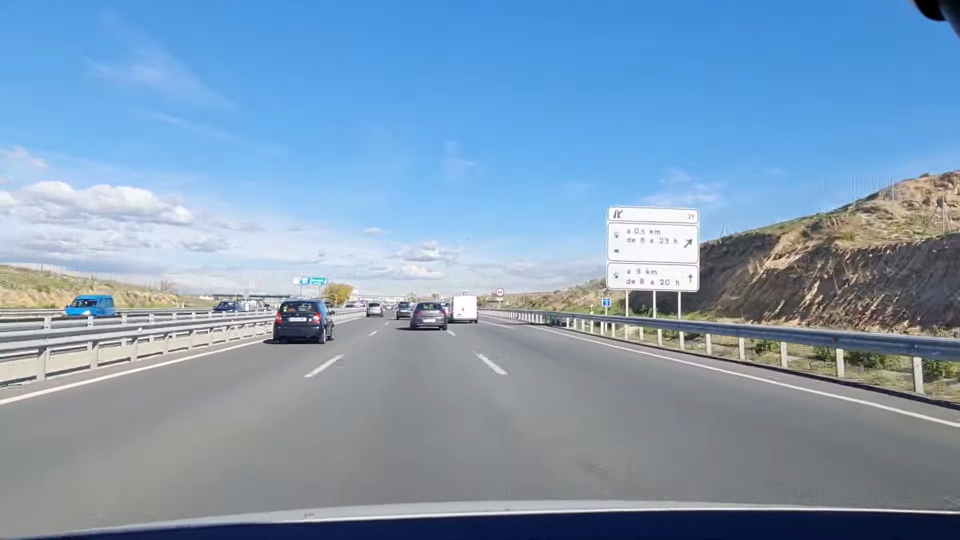
#> input picture test_detection/00000.png, 1920 x 1080 px (shown at 1/2 size)
$ python -i detector.py   (imports and definitions only)
#> lines starting #> are read from the running program, lines starting #| are printed output that depends on the picture; after the words box and inside, x2 and y2 are one past the last pixel; in counts of white or black regions, pixels touching at a corner belong together
import cv2
import numpy as np


class RoadPanelDetector:
    """
    Detects road information panels using:
    1. MSER (Maximally Stable Extremal Regions) for region detection
    2. HSV + LAB + Houghes for similarity with panel score
    3. NMS for duplicate elimination
    """

    def __init__(self):
        """Initialize the detector with optimized parameters."""

        # MSER parameters - tuned for highway panel detection
        # min_area: minimum region size in pixels
        # max_area: maximum region size in pixels
        # delta: threshold increase between MSER calculations
        self.mser = cv2.MSER_create(
            min_area=300,
            max_area=80000,
            delta=10
        )

        # Standard size for blue score computation
        self.std_w = 40
        self.std_h = 80

    def detect(self, image):
        """
        Main detection pipeline.

        Args:
            image: Input image (BGR format from OpenCV)

        Returns:
            List of detections: [[x1, y1, x2, y2, score], ...]
        """
        detections = []

        # Step 1: Preprocess image to improve quality
        image = self.preprocess_image(image)

        # Step 2: Convert to grayscale for MSER
        gray = cv2.cvtColor(image, cv2.COLOR_BGR2GRAY)

        # Step 3: Enhance contrast with CLAHE
        clahe = cv2.createCLAHE(
            clipLimit=1.5,
            tileGridSize=(8, 8)
        )
        gray = clahe.apply(gray)

        # Step 4: Detect high-contrast regions with MSER
        regions, _ = self.mser.detectRegions(gray)

        # Step 5: Convert regions to bounding boxes and filter
        candidate_boxes = []

        for region in regions:
            x, y, w, h = cv2.boundingRect(region)

            # Filter by minimum size
            if w < 30 or h < 20:
                continue

            # Filter by aspect ratio (panels are wider than tall)
            aspect_ratio = w / float(h)

            # Adjusted range based on real panel proportions
            if aspect_ratio < 0.8:
                continue

            # Expand bounding box to include white border
            # MSER detects the blue interior, we need the whole panel
            pad_x = int(w * 0.025)
            pad_y = int(h * 0.05)

            x1 = max(0, x - pad_x)
            y1 = max(0, y - pad_y)
            x2 = min(image.shape[1], x + w + pad_x)
            y2 = min(image.shape[0], y + h + pad_y)

            candidate_boxes.append((x1, y1, x2, y2))

        # Step 6: Score each candidate box
        for box in candidate_boxes:
            x1, y1, x2, y2 = box

            # Extract region from image
            crop = image[y1:y2, x1:x2]

            if crop.size == 0:
                continue

            # Compute score
            score = self.compute_score(crop)

            if score > 0.3:
                detections.append([x1, y1, x2, y2, score])

        # Step 7: Remove duplicate detections (NMS)
        detections = self.non_max_suppression(detections)

        return detections

    def compute_score(self, crop):
        """
        Computes a score representing how much the crop looks like a road panel.

        Strategy:
        1. Use HSV to detect blue
        2. Use LAB to verify white color
        3. Use Hough lines to detect panel line borders
        4. Compute final score

        Args:
            crop: Image region to analyze

        Returns:
            float: Score between 0 (not similar to a panel) and 1 (panel)
        """

        # Resize to standard size for consistent scoring
        resized = cv2.resize(crop, (self.std_w, self.std_h))

        # 1. BLUE DETECTION
        hsv = cv2.cvtColor(resized, cv2.COLOR_BGR2HSV)

        # Blue range in HSV (tight to avoid false positives)
        lower_blue = np.array([100, 130, 60])
        upper_blue = np.array([125, 255, 255])
        blue_mask = cv2.inRange(hsv, lower_blue, upper_blue)

        # Clean small holes and smooth regions
        kernel = np.ones((5, 5), np.uint8)
        blue_mask = cv2.morphologyEx(blue_mask, cv2.MORPH_CLOSE, kernel)
        blue_mask = cv2.GaussianBlur(blue_mask, (7, 7), 0)

        # Normalize to [0,1]
        blue = blue_mask.astype(np.float32) / 255.0

        # Ideal blue mask
        ideal = np.zeros((self.std_h, self.std_w), dtype=np.float32)
        ideal[3:-3, 3:-3] = 1.0
        ideal[12:-12, 12:-12] = 0.7
        ideal[20:-20, 20:-20] = 0.4

        blue_score = np.sum(blue * ideal) / (np.sum(ideal) + 1e-6)

        # 2. WHITE DETECTION (LAB)
        lab = cv2.cvtColor(resized, cv2.COLOR_BGR2LAB)

        L = lab[:, :, 0]
        A = lab[:, :, 1]
        B = lab[:, :, 2]

        white = (
            (L > 170) &
            (np.abs(A - 128) < 18) &
            (np.abs(B - 128) < 18)
        ).astype(np.uint8)

        white_ratio = np.mean(white)

        # Reject if too much white (likely text/signs)
        if white_ratio > 0.3:
            return 0.0

        # Expect white border region
        border = np.zeros_like(white)

        t = 3
        border[:t, :] = 1
        border[-t:, :] = 1
        border[:, :t] = 1
        border[:, -t:] = 1

        white_border_score = np.sum(white * border) / (np.sum(border) + 1e-6)

        # 3. HOUGH LINES SCORE
        gray = cv2.cvtColor(resized, cv2.COLOR_BGR2GRAY)
        edges = cv2.Canny(gray, 60, 150)

        # Detect line segments
        lines = cv2.HoughLinesP(
            edges,
            1,
            np.pi / 180,
            threshold=25,
            minLineLength=10,
            maxLineGap=5
        )

        h_lines = 0
        v_lines = 0
        total_len = 0

        if lines is not None:
            for l in lines:
                x1, y1, x2, y2 = l[0]

                # Line length contribution
                length = np.sqrt((x2 - x1)**2 + (y2 - y1)**2)
                total_len += length

                # Separate horizontal vs vertical structure
                if abs(x2 - x1) > abs(y2 - y1):
                    h_lines += length
                else:
                    v_lines += length

        # Normalize total amount of structure
        line_score = min(1.0, total_len / 80.0)

        # Penalize unstructured / noisy line distribution
        if (h_lines + v_lines) > 0:
            balance = abs(h_lines - v_lines) / (h_lines + v_lines)
        else:
            balance = 1.0

        # Prefer balanced rectangular structure
        structure_score = line_score * (1.0 - balance)

        # 4. FINAL SCORE
        score = (
            0.6 * blue_score +
            0.2 * white_border_score +
            0.2 * structure_score
        )

        return float(score)

    def non_max_suppression(self, detections):
        """
        Perform Non-Maximum Suppression (NMS) to remove redundant detections.

        Removes duplicate detections by keeping only the best one (biggest with best score)
        from each group of overlapping boxes.

        Args:
            detections: List of [x1, y1, x2, y2, score]

        Returns:
            List of non-overlapping detections
        """
        if len(detections) == 0:
            return []

        # Order by score and size (score*size^0.2)
        detections = sorted(
            detections,
            key=lambda d: d[4] * ( (d[2]-d[0]) * (d[3]-d[1]) )**0.2,
            reverse=True)

        final = []

        # Greedy selection of the best one
        for det in detections:

            x1, y1, x2, y2, s1 = det
            area1 = (x2 - x1) * (y2 - y1)

            keep = True

            for f in final:
                fx1, fy1, fx2, fy2, s2 = f

                # 1. IoU
                iou = self.compute_iou(det, f)

                # 2. Containment
                inter_x1 = max(x1, fx1)
                inter_y1 = max(y1, fy1)
                inter_x2 = min(x2, fx2)
                inter_y2 = min(y2, fy2)

                inter_w = max(0, inter_x2 - inter_x1)
                inter_h = max(0, inter_y2 - inter_y1)
                inter_area = inter_w * inter_h

                area_small = min(area1, (fx2 - fx1) * (fy2 - fy1))

                containment = inter_area / (area_small + 1e-6)

                # Decision
                if iou > 0.15 or containment > 0.7:
                    keep = False
                    break

            if keep:
                final.append(det)

        return final

    def compute_iou(self, boxA, boxB):
        """
        Compute Intersection over Union between two boxes.

        IoU = Intersection Area / Union Area

        Args:
            boxA: [x1, y1, x2, y2, score]
            boxB: [x1, y1, x2, y2, score]

        Returns:
            float: IoU value between 0 and 1
        """
        # Compute intersection coordinates
        xA = max(boxA[0], boxB[0])
        yA = max(boxA[1], boxB[1])
        xB = min(boxA[2], boxB[2])
        yB = min(boxA[3], boxB[3])

        # Compute intersection area
        interW = max(0, xB - xA)
        interH = max(0, yB - yA)
        interArea = interW * interH

        # Compute area of each box
        areaA = ((boxA[2] - boxA[0]) * (boxA[3] - boxA[1]))
        areaB = ((boxB[2] - boxB[0]) * (boxB[3] - boxB[1]))

        # Compute union area
        union = areaA + areaB - interArea

        # Return IoU
        return interArea / (union + 1e-6)

    def preprocess_image(self, image):
        """
        Preprocess image to improve detection quality.

        Steps:
        1. Gamma correction to handle backlight
        2. White balance to normalize colors

        Args:
            image: Input image (BGR)

        Returns:
            Preprocessed image
        """

        # Step 1: Gamma correction (handles lighting variations)
        gamma = self.estimate_gamma(image)
        image = self._adjust_gamma(image, gamma)

        # Step 2: White balance (normalizes colors)
        image = self.white_balance(image)

        return image

    def white_balance(self, image):
        """
        Apply automatic white balance using channel stretching.

        For each color channel:
        1. Find 1st and 99th percentiles
        2. Stretch to [0, 255]

        This removes color casts and improves color consistency.

        Args:
            image: Input image (BGR)

        Returns:
            White balanced image
        """
        result = image.astype(np.float32)
        for i in range(3):  # Process each color channel
            channel = result[:, :, i]

            # Find extreme values (ignore outliers)
            min_val, max_val = np.percentile(channel, 1), np.percentile(channel, 99)

            # Stretch channel to [0, 255]
            if max_val > min_val:
                result[:, :, i] = np.clip((channel - min_val) / (max_val - min_val) * 255, 0, 255)

        return result.astype(np.uint8)

    def estimate_gamma(self, image):
        """
        Estimate gamma correction value based on image brightness.

        Gamma > 1.0: brightens image (good for dark/backlit images)
        Gamma = 1.0: no change
        Gamma < 1.0: darkens image (good for overexposed images)

	    It is adapted for LUT gamma correction using:

            output = input^(1/gamma)

        Args:
            image: Input image (BGR)

        Returns:
            float: Gamma value
        """
        gray = cv2.cvtColor(image, cv2.COLOR_BGR2GRAY)
        mean_brightness = np.mean(gray)

        if mean_brightness < 80:
            # Very dark image - brighten significantly
            gamma = 1.0 / 0.6   # ≈ 1.67

        elif mean_brightness < 120:
            # Dark image - brighten
            gamma = 1.0 / 0.75  # ≈ 1.33

        elif mean_brightness > 200:
            # Very bright image - darken significantly
            gamma = 1.0 / 0.4   # = 2.5

        elif mean_brightness > 180:
            # Bright image - darken
            gamma = 1.0 / 0.55  # ≈ 1.82

        else:
            gamma = 1.0

        return gamma

    def _adjust_gamma(self, image, gamma=1.0):
        invGamma = 1.0 / gamma

        table = np.array([
            ((i / 255.0) ** invGamma) * 255
            for i in np.arange(0, 256)
        ]).astype("uint8")

        return cv2.LUT(image, table)

>>> import cv2
>>> picture = cv2.imread('test_detection/00000.png')
#> picture is the input picture: shape (1080, 1920, 3); mean B, G, R 182.1, 154.8, 127.1
>>> result = RoadPanelDetector().detect(picture)
#> in estimate_gamma, `gray = cv2.cvtColor(image, cv2.COLOR_BGR2GRAY)`:
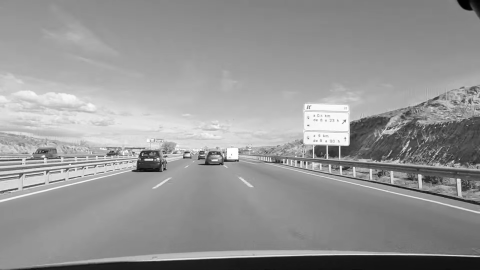
#> gray: shape (1080, 1920) (shown at 1/4 size); min 0, max 255, mean 149.6
#> in estimate_gamma, `mean_brightness = np.mean(gray)`: mean_brightness = 149.6
#> in preprocess_image, `gamma = self.estimate_gamma(image)`: gamma = 1
#> in _adjust_gamma, `table = np.array([ ((i / 255.0) ** invGamma) * 255 for i in np.arange(..`: table = 256 values from 0 to 255
#> the loop in white_balance, `for i in range(3):` made 3 passes
#> (min_val, max_val) on passes 1 to 3: (50, 250), (20, 246), (7, 246)
#> pass 1, in white_balance, `channel = result[:, :, i]`:
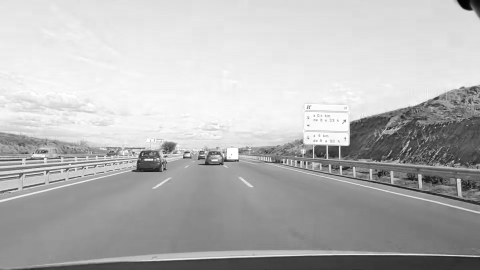
#> channel: shape (1080, 1920) float32 (shown at 1/4 size); min 0, max 255, mean 182.1
#> after the loop in white_balance, `for i in range(3):`:
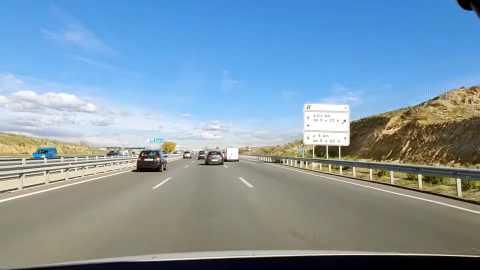
#> result: shape (1080, 1920, 3) float32 (shown at 1/4 size); mean B, G, R 169.1, 151.8, 127.9
#> in detect, `gray = clahe.apply(gray)`:
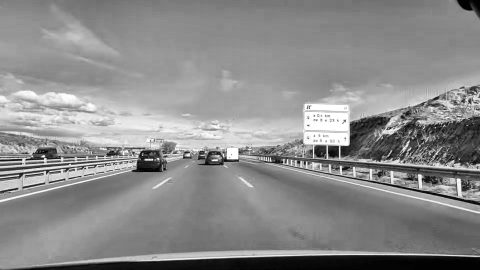
#> gray: shape (1080, 1920) (shown at 1/4 size); min 0, max 255, mean 139.2
#> in detect, `regions, _ = self.mser.detectRegions(gray)`: regions = 467 items
#> the loop in detect, `for region in regions:` made 467 passes
#> (x, y, w, h, aspect_ratio, pad_x, pad_y, x1) on passes 1 to 3: (1830, 1, 89, 50, 1.78, 2, 2, 1828), (1830, 1, 89, 51, 1.75, 2, 2, 1828), (1829, 1, 90, 55, 1.64, 2, 2, 1827)
#> after the loop in detect, `for region in regions:`: candidate_boxes = 258 items, first 6: (1828, 0, 1920, 53), (1828, 0, 1920, 54), (1827, 0, 1920, 58), (1827, 0, 1920, 62), (1827, 0, 1920, 68), (1827, 0, 1920, 68)
#> the loop in detect, `for box in candidate_boxes:` made 258 passes
#> pass 1, in compute_score, `resized = cv2.resize(crop, (self.std_w, self.std_h))`:
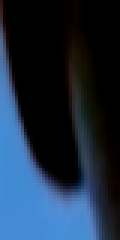
#> resized: shape (80, 40, 3) (shown 3 times larger); mean B, G, R 63, 43.5, 26.7
#> pass 1, in compute_score, `blue_mask = cv2.inRange(hsv, lower_blue, upper_blue)`:
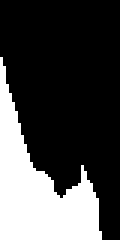
#> blue_mask: shape (80, 40) (shown 3 times larger); 28% white; 1 white region, box (x1, y1, x2, y2) and area: (0, 19, 34, 80) 895
#> after the loop in detect, `for box in candidate_boxes:`:
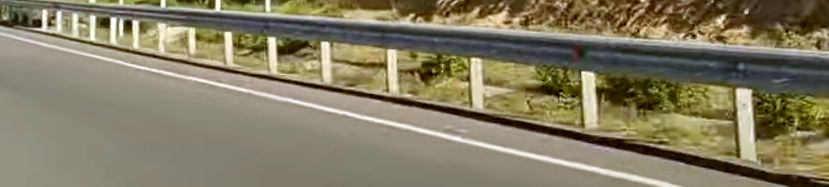
#> crop: shape (187, 829, 3); mean B, G, R 99.1, 124.5, 131.9
#> the loop in non_max_suppression, `for det in detections: ` made 10 passes
#> det on passes 1 to 8: [1816, 0, 1920, 83, 0.35], [1819, 0, 1920, 82, 0.339], [1820, 0, 1920, 82, 0.336], [1820, 0, 1920, 81, 0.334], [1824, 0, 1920, 78, 0.31], [1824, 0, 1920, 78, 0.31], [1825, 0, 1920, 77, 0.305], [1825, 0, 1920, 77, 0.305]

$ run again, on test_detection/00001.png
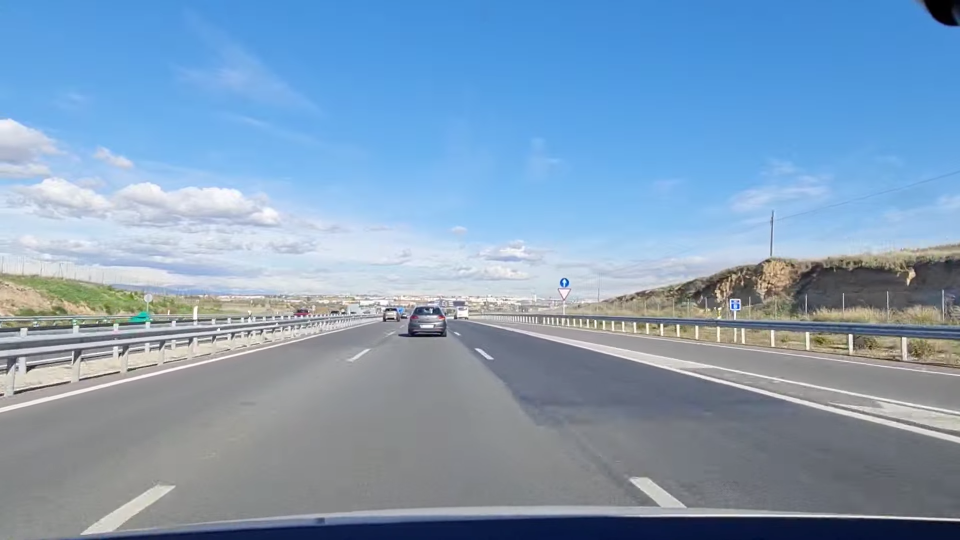
#> input picture test_detection/00001.png, 1920 x 1080 px (shown at 1/2 size)
#> picture is the input picture: shape (1080, 1920, 3); mean B, G, R 185.4, 157.4, 129
#> mean_brightness = 152.1
#> gamma = 1
#> table = 256 values from 0 to 255
#> the loop in white_balance, `for i in range(3):` made 3 passes
#> (min_val, max_val) on passes 1 to 3: (53, 246), (22, 233), (9, 231)
#> regions = 251 items
#> the loop in detect, `for region in regions:` made 251 passes
#> (x, y, w, h, aspect_ratio, pad_x, pad_y, x1) on passes 1 to 3: (1851, 1, 68, 49, 1.39, 1, 2, 1850), (1849, 1, 70, 50, 1.4, 1, 2, 1848), (1848, 1, 71, 50, 1.42, 1, 2, 1847)
#> after the loop in detect, `for region in regions:`: candidate_boxes = 175 items, first 6: (1850, 0, 1920, 52), (1848, 0, 1920, 53), (1847, 0, 1920, 53), (1847, 0, 1920, 53), (1847, 0, 1920, 53), (1846, 0, 1920, 54)
#> the loop in detect, `for box in candidate_boxes:` made 175 passes
#> box on passes 5 to 7: (1847, 0, 1920, 53), (1846, 0, 1920, 54), (1845, 0, 1920, 54)
#> pass 1, in compute_score, `blue_mask = cv2.inRange(hsv, lower_blue, upper_blue)`:
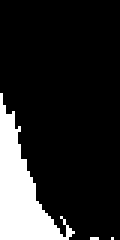
#> blue_mask: shape (80, 40) (shown 3 times larger); 15.5% white; 3 white regions (2 under 20 px), largest, box (x1, y1, x2, y2) and area: (0, 31, 25, 80) 492
#> after the loop in detect, `for box in candidate_boxes:`:
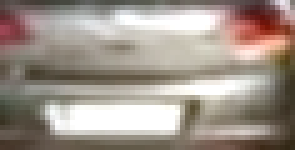
#> crop: shape (30, 59, 3) (shown 5 times larger); mean B, G, R 139.1, 148.7, 160.2

$ run again, on test_detection/00002.png
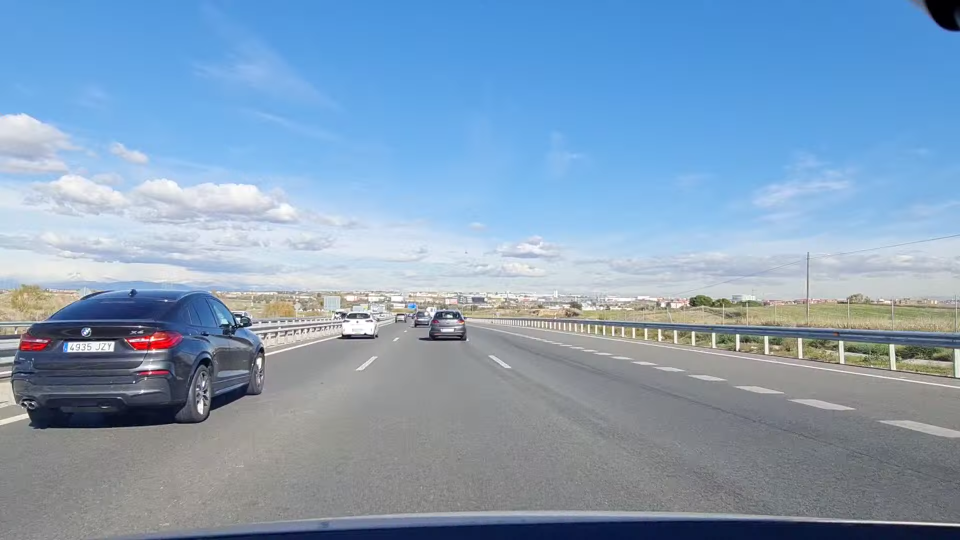
#> input picture test_detection/00002.png, 1920 x 1080 px (shown at 1/2 size)
#> picture is the input picture: shape (1080, 1920, 3); mean B, G, R 185.4, 158.5, 131.6
#> mean_brightness = 153.5
#> gamma = 1
#> table = 256 values from 0 to 255
#> the loop in white_balance, `for i in range(3):` made 3 passes
#> (min_val, max_val) on passes 1 to 3: (47, 246), (22, 234), (10, 233)
#> regions = 419 items
#> the loop in detect, `for region in regions:` made 419 passes
#> (x, y, w, h, aspect_ratio, pad_x, pad_y, x1) on passes 1 to 3: (1852, 1, 67, 59, 1.14, 1, 2, 1851), (1851, 1, 68, 60, 1.13, 1, 3, 1850), (1850, 1, 69, 60, 1.15, 1, 3, 1849)
#> after the loop in detect, `for region in regions:`: candidate_boxes = 234 items, first 6: (1851, 0, 1920, 62), (1850, 0, 1920, 64), (1849, 0, 1920, 64), (1849, 0, 1920, 64), (1848, 0, 1920, 65), (1847, 0, 1920, 65)
#> the loop in detect, `for box in candidate_boxes:` made 234 passes
#> box on passes 11 to 13: (1845, 0, 1920, 66), (1844, 0, 1920, 66), (1844, 0, 1920, 66)
#> pass 1, in compute_score, `blue_mask = cv2.inRange(hsv, lower_blue, upper_blue)`:
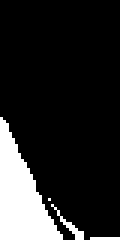
#> blue_mask: shape (80, 40) (shown 3 times larger); 15.2% white; 4 white regions (2 under 20 px), largest, box (x1, y1, x2, y2) and area: (0, 39, 21, 80) 448, (17, 68, 28, 80) 26
#> after the loop in detect, `for box in candidate_boxes:`:
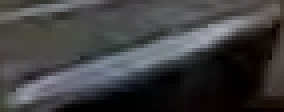
#> crop: shape (28, 71, 3) (shown 4 times larger); mean B, G, R 63.8, 62.7, 63
